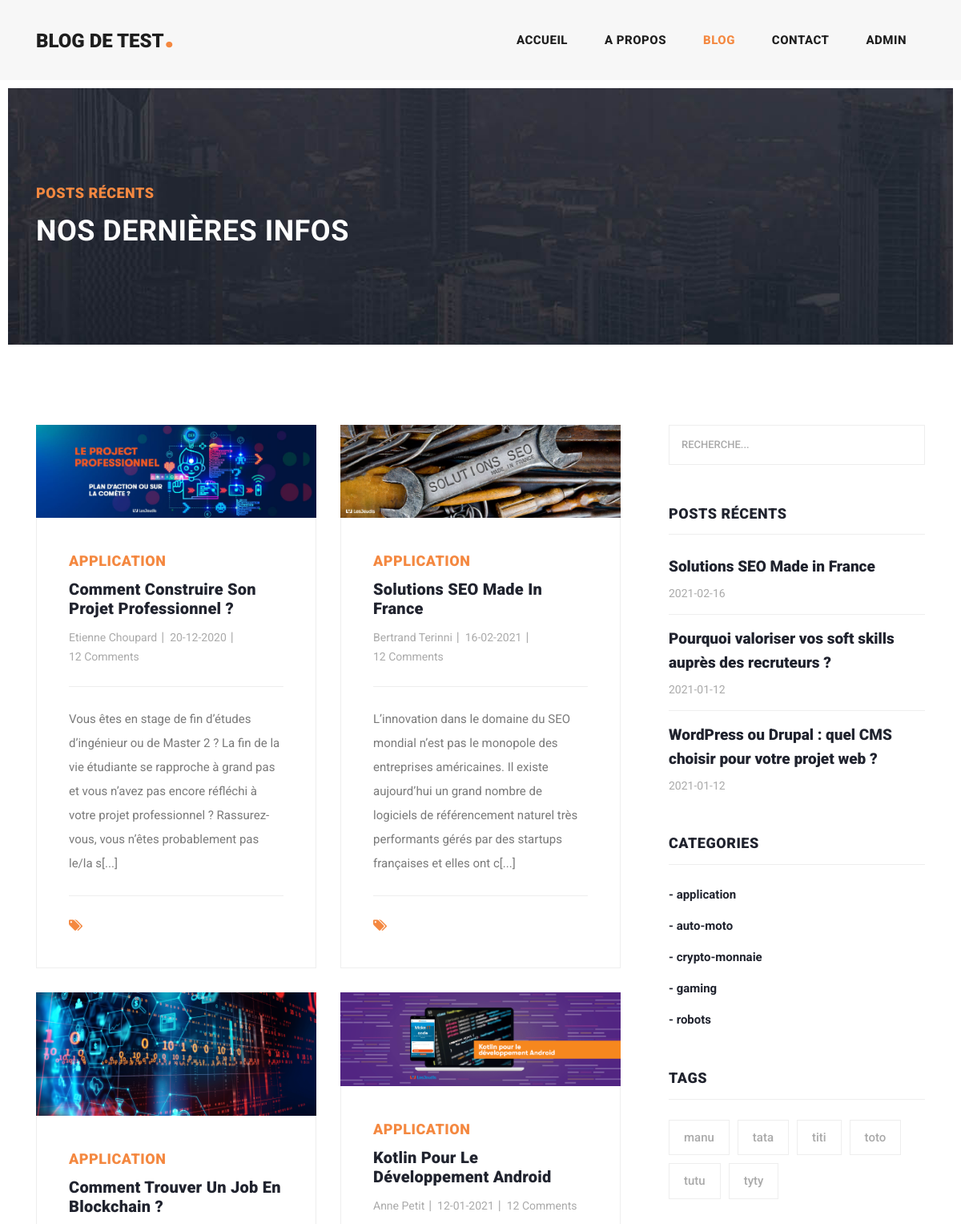
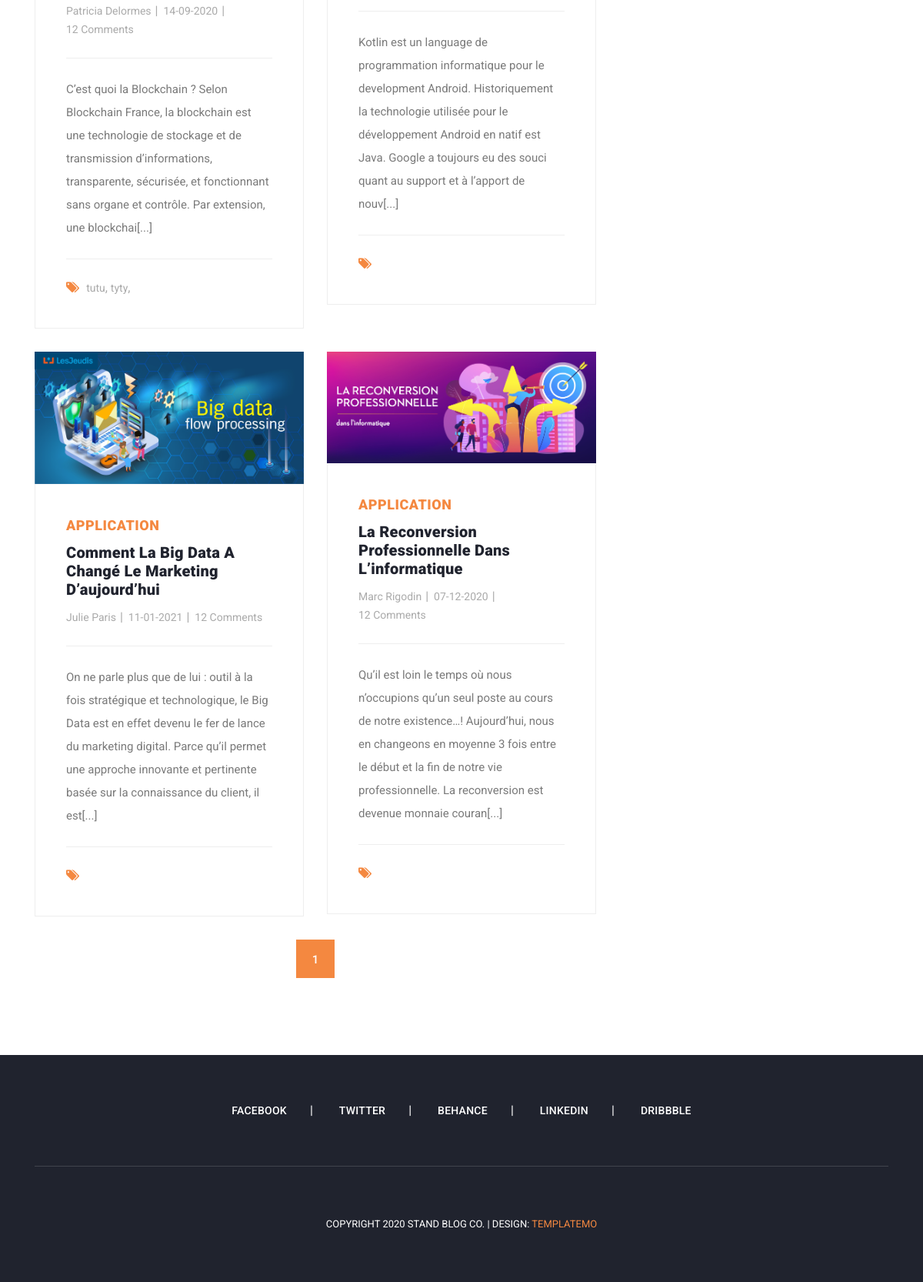
Page /?blog&cat=1 on the committed database (2 pictures, top to bottom).
### tables this page shows
CREATE TABLE `messages` (
  `id` int(11) NOT NULL,
  `titre` varchar(100) NOT NULL,
  `auteur` varchar(25) NOT NULL,
  `date` date NOT NULL,
  `image` varchar(255) NOT NULL,
  `message` text NOT NULL
);

CREATE TABLE `tags` (
  `id` int(3) NOT NULL,
  `tag` varchar(50) NOT NULL
);

CREATE TABLE `categorie` (
  `id` int(3) NOT NULL,
  `categorie` varchar(50) NOT NULL
);

### php/blog.php (the view, shortened to what this page needs)
<div class="heading-page header-text">
  <section class="page-heading">
    <div class="container">
      <div class="row">
        <div class="col-lg-12">
          <div class="text-content">
            <h4>Posts Récents</h4>
            <h2>Nos dernières infos</h2>
          </div>
        </div>
      </div>
    </div>
  </section>
</div>
<section class="blog-posts grid-system">
  <div class="container">
    <div class="row">
      <div class="col-lg-8">
        <?php
          $nb_par_pages=6;
          $page_en_cours=(isset($_GET['page']))?$_GET['page']:1;
          $offset=($page_en_cours-1)*$nb_par_pages;
          $q=(isset($_GET['q']))?filter_var($_GET['q'],FILTER_SANITIZE_STRING,FILTER_FLAG_STRIP_HIGH):false;
          $id_categorie=(isset($_GET['cat']))? filter_var($_GET['cat'],FILTER_SANITIZE_NUMBER_INT):false;
          $nom_tag=(isset($_GET['tag']))?filter_var($_GET['tag'],FILTER_SANITIZE_STRING,FILTER_FLAG_STRIP_HIGH):false;
          $where=($q)?"WHERE titre like :q OR message like :q OR auteur like :q":false;
          $where=($id_categorie)?"INNER JOIN cat_msg ON cat_msg.id_msg=messages.id WHERE cat_msg.id_cat=:id_categorie AND cat_msg.id_cat=categorie.id":$where;
          $where=($nom_tag)?"INNER JOIN tag_msg ON tag_msg.id_msg=messages.id INNER JOIN tags ON tags.id=tag_msg.id_tag WHERE tags.tag=:nom_tag":$where;
          $requete_nb="
              SELECT messages.id as id, categorie.categorie as cat, titre, message, auteur, DATE_FORMAT(date,'%d-%m-%Y') as date, image
              FROM categorie, messages $where
              GROUP BY messages.id
              ORDER BY date DESC";
          $query_nb=$pdo->prepare($requete_nb);
          if($id_categorie)     { $query_nb->bindValue('id_categorie',$id_categorie,PDO::PARAM_INT);  }
          $query_nb->execute();
          $resultats=$query_nb->fetchAll();
          $nb_resultats=count($resultats);
          $nb_pages=ceil($nb_resultats/$nb_par_pages);
          ?>
          <?php if($nb_resultats>0): ?>
            <div class="all-blog-posts">
              <div class="row">
            <?php
            $requete=$requete_nb." limit :offset,:nb_par_pages";
            $query=$pdo->prepare($requete);
            $query->bindValue('offset',$offset,PDO::PARAM_INT);
            $query->bindValue('nb_par_pages',$nb_par_pages,PDO::PARAM_INT);
            if($id_categorie)     { $query->bindValue('id_categorie',$id_categorie,PDO::PARAM_INT);  }
            $query->execute();
            while($row=$query->fetch()):
              $id=$row['id'];
              $categorie=$row['cat'];
              $titre=$row['titre'];
              $message=substr(strip_tags($row['message']), 0, 250)."[...]";
              $auteur=$row['auteur'];
              $date=$row['date'];
              $image=$row['image'];
              $requete_tags="SELECT  tags.tag as tag FROM tags INNER JOIN tag_msg ON tag_msg.id_tag=tags.id WHERE id_msg=:id";
              $query_tags=$pdo->prepare($requete_tags);
              $query_tags->bindValue('id',$id,PDO::PARAM_INT);
              $query_tags->execute();
              $tab_tags=$query_tags->fetchAll();
            ?>
            <div class="col-lg-6">
              <div class="blog-post">
                <div class="blog-thumb">
                  <img src="images/<?php echo $image; ?>" alt="">
                </div>
                <div class="down-content">
                  <span><?php echo $categorie; ?></span>
                  <a href="?msg=<?php echo $id; ?>"><h4><?php echo $titre; ?></h4></a>
                  <ul class="post-info">
                    <li><a href="#"><?php echo $auteur; ?></a></li>
                    <li><a href="#"><?php echo $date; ?></a></li>
                    <li><a href="#">12 Comments</a></li>
                  </ul>
                  <p><?php echo $message; ?></p>
                  <div class="post-options">
                    <div class="row">
                      <div class="col-lg-12">
                        <ul class="post-tags">
                          <li><i class="fa fa-tags"></i></li>
                          <?php foreach ($tab_tags as $tag): ?>
                            <li><a href="?blog&tag=<?php echo $tag['tag']; ?>"><?php echo $tag['tag']; ?></a>,</li>
                          <?php endforeach; ?>
                        </ul>
                      </div>
                    </div>
                  </div>
                </div>
              </div>
            </div>
            <?php endwhile;
            $url=($q)?"&q=$q":false;
            $url=($id_categorie)?"&cat=$id_categorie":$url;
            $url=($nom_tag)?"&tag=$nom_tag":$url;
            ?>
            <div class="col-lg-12">
              <ul class="page-numbers">
                <?php
                for($i=1;$i<=$nb_pages;$i++):
                ?>
                <li <?php echo ($page_en_cours==$i)?'class="active"':false; ?>><a href="?blog&page=<?php echo $i; ?><?php echo $url; ?>"><?php echo $i; ?></a></li>
                <?php endfor; ?>
              </ul>
            </div>
          </div>
        </div>
        <?php endif; ?>
      </div>
      <?php include("php/bloc_droite.php"); ?>
    </div>
  </div>
</section>

### php/bloc_droite.php (shortened to what this page needs)
<div class="col-lg-4">
            <div class="sidebar">
              <div class="row">
                <div class="col-lg-12">
                  <div class="sidebar-item search">
                    <form id="search_form" name="gs" method="GET" action="?">
                      <input type="text" name="q" class="searchText" placeholder="Recherche..." autocomplete="on">
                    </form>
                  </div>
                </div>
                <div class="col-lg-12">
                  <div class="sidebar-item recent-posts">
                    <div class="sidebar-heading">
                      <h2>Posts Récents</h2>
                    </div>
                    <div class="content">
                      <ul>
                        <?php
                        $requete="SELECT id, titre, date FROM messages ORDER BY date DESC limit 3";
                        $query=$pdo->query($requete);
                        while($row=$query->fetch()):
                          ?>
                           <li>
                              <a href="?msg=<?php echo $row['id']; ?>">
                               <h5><?php echo $row['titre']; ?></h5>
                               <span><?php echo $row['date']; ?></span>
                              </a>
                            </li>
                        <?php endwhile; ?>
                      </ul>
                    </div>
                  </div>
                </div>
                <div class="col-lg-12">
                  <div class="sidebar-item categories">
                    <div class="sidebar-heading">
                      <h2>Categories</h2>
                    </div>
                    <div class="content">
                      <ul>
                        <?php
                        $requete="SELECT DISTINCT categorie, id FROM categorie ORDER BY categorie limit 10";
                        $query=$pdo->query($requete);
                        while($row=$query->fetch()):
                          $id=$row['id'];
                          $categorie=$row['categorie'];
                        ?>
                          <li><a href="?blog&cat=<?php echo $id; ?>">- <?php echo $categorie; ?></a></li>
                          <?php endwhile; ?>
                      </ul>
                    </div>
                  </div>
                </div>
                <div class="col-lg-12">
                  <div class="sidebar-item tags">
                    <div class="sidebar-heading">
                      <h2>Tags</h2>
                    </div>
                    <div class="content">
                      <ul>
                        <?php
                        $requete="SELECT  DISTINCT tag, id FROM tags ORDER BY tag limit 10";
                        $query=$pdo->query($requete);
                        while($row=$query->fetch()):
                          $tag=$row['tag'];
                          ?>
                        <li><a href="?blog&tag=<?php echo $tag; ?>"><?php echo $tag; ?></a></li>
                      <?php endwhile; ?>
                      </ul>
                    </div>
                  </div>
                </div>
              </div>
            </div>
          </div>

### rows in the picture
messages: image (picture), categorie "APPLICATION", titre "Comment Construire Son Projet Professionnel ?", auteur "Etienne Choupard", date "20-12-2020", message "Vous êtes en stage de fin d’études d’ingénieur ou de Master 2 ? La fin de la vie étudiante se rapproche à grand pas et vous n’avez pas encore réfléchi à votre projet professionnel ? Rassurez-vous, vous n’êtes probablement pas le/la s[...]"
messages: image (picture), categorie "APPLICATION", titre "Solutions SEO Made In France", auteur "Bertrand Terinni", date "16-02-2021", message "L’innovation dans le domaine du SEO mondial n’est pas le monopole des entreprises américaines. Il existe aujourd’hui un grand nombre de logiciels de référencement naturel très performants gérés par des startups françaises et elles ont c[...]", titre "Solutions SEO Made in France", date "2021-02-16"
messages: image (picture), categorie "APPLICATION", titre "Comment Trouver Un Job En Blockchain ?", auteur "Patricia Delormes", date "14-09-2020", message "C’est quoi la Blockchain ? Selon Blockchain France, la blockchain est une technologie de stockage et de transmission d’informations, transparente, sécurisée, et fonctionnant sans organe et contrôle. Par extension, une blockchai[...]"
tags: tag "tutu"
tags: tag "tyty"
messages: image (picture), categorie "APPLICATION", titre "Kotlin Pour Le Développement Android", auteur "Anne Petit", date "12-01-2021", message "Kotlin est un language de programmation informatique pour le development Android. Historiquement la technologie utilisée pour le développement Android en natif est Java. Google a toujours eu des souci quant au support et à l’apport de nouv[...]"
messages: image (picture), categorie "APPLICATION", titre "Comment La Big Data A Changé Le Marketing D’aujourd’hui", auteur "Julie Paris", date "11-01-2021", message "On ne parle plus que de lui : outil à la fois stratégique et technologique, le Big Data est en effet devenu le fer de lance du marketing digital. Parce qu’il permet une approche innovante et pertinente basée sur la connaissance du client, il est[...]"
messages: image (picture), categorie "APPLICATION", titre "La Reconversion Professionnelle Dans L’informatique", auteur "Marc Rigodin", date "07-12-2020", message "Qu’il est loin le temps où nous n’occupions qu’un seul poste au cours de notre existence…! Aujourd’hui, nous en changeons en moyenne 3 fois entre le début et la fin de notre vie professionnelle. La reconversion est devenue monnaie couran[...]"
messages: titre "Pourquoi valoriser vos soft skills auprès des recruteurs ?", date "2021-01-12"
messages: titre "WordPress ou Drupal : quel CMS choisir pour votre projet web ?", date "2021-01-12"
categorie: categorie "application"
categorie: categorie "auto-moto"
categorie: categorie "crypto-monnaie"
categorie: categorie "gaming"
categorie: categorie "robots"
tags: tag "manu"
tags: tag "tata"
tags: tag "titi"
tags: tag "toto"
